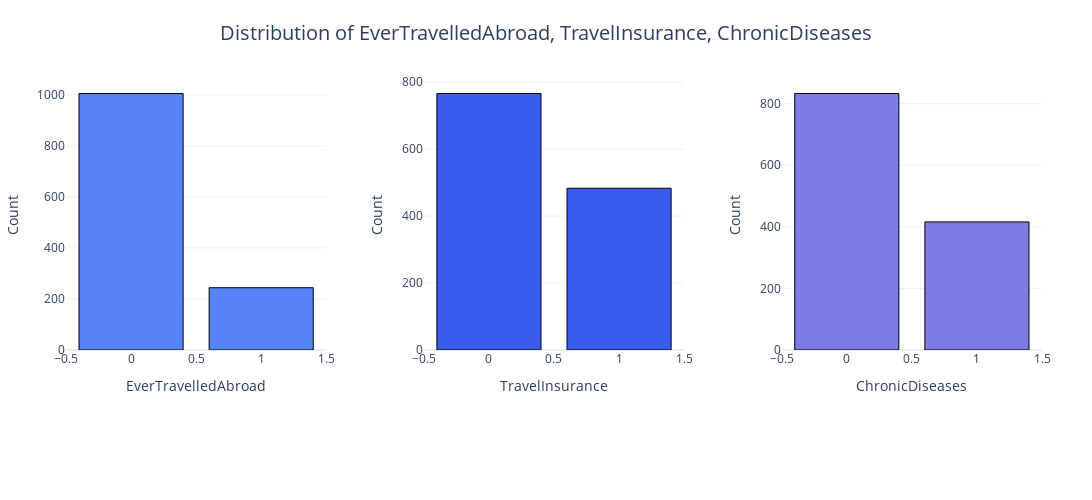

Here is the notebook cell this chart was saved with:
### Markdown cell above
**Employment Type**: The Private Sector/Self Employed group represents the majority of individuals in the dataset compared to the Government Sector. This difference in employment type could influence travel behavior and insurance decisions. Private sector employees and self-employed individuals may have different job stability, income levels, and travel patterns compared to government employees, which could impact their likelihood of purchasing travel insurance.

**Education Level**: The vast majority of individuals in the dataset are graduates, with around 1000 graduates compared to less than 200 non-graduates. This suggests that educational attainment could be a significant factor in understanding travel insurance decisions within this population. Graduates might have different travel habits, risk perceptions, and financial considerations that affect their inclination to purchase travel insurance compared to non-graduates.

**Travel Frequency**: Most individuals in the dataset are not frequent flyers, with around 800 non-frequent flyers compared to approximately 400 frequent flyers. Travel frequency could impact the likelihood of purchasing travel insurance, as those who travel more often may perceive a greater need for insurance coverage due to increased exposure to travel-related risks. Conversely, infrequent travelers might view travel insurance as less essential.

In summary, the dataset primarily consists of private sector/self-employed individuals, graduates, and non-frequent flyers. These characteristics could influence their travel insurance purchase decisions in different ways, such as through varying risk perceptions, travel patterns, and financial considerations associated with their employment type and education level. The relatively low proportion of frequent flyers suggests that travel frequency might not be the primary driver of insurance uptake in this particular dataset.

### Code cell
plot_combined_bar_charts(
    travel_df,
    categorical_features_two,
    save_path="images/combined_bar_charts2.png_chunk_1",
)

### Figure 1 — Plotly figure (JSON) as saved in the notebook; plotly's stock layout.template omitted (floating-point values rounded to 4 significant figures)
{"data": [{"marker": {"color": "#5684F7", "line": {"color": "#000000", "width": 1}}, "name": "EverTravelledAbroad", "type": "bar", "x": [0, 1], "xaxis": "x", "y": [1005, 244], "yaxis": "y"}, {"marker": {"color": "#3A5CED", "line": {"color": "#000000", "width": 1}}, "name": "TravelInsurance", "type": "bar", "x": [0, 1], "xaxis": "x2", "y": [766, 483], "yaxis": "y2"}, {"marker": {"color": "#7E7AE6", "line": {"color": "#000000", "width": 1}}, "name": "ChronicDiseases", "type": "bar", "x": [0, 1], "xaxis": "x3", "y": [833, 416], "yaxis": "y3"}], "layout": {"height": 500, "margin": {"b": 150, "l": 50, "r": 50, "t": 80}, "showlegend": false, "title": {"font": {"size": 20}, "text": "Distribution of EverTravelledAbroad, TravelInsurance, ChronicDiseases", "x": 0.5}, "width": 1200, "xaxis": {"anchor": "y", "domain": [0, 0.2667], "showticklabels": true, "title": {"font": {"size": 14}, "text": "EverTravelledAbroad"}}, "xaxis2": {"anchor": "y2", "domain": [0.3667, 0.6333], "showticklabels": true, "title": {"font": {"size": 14}, "text": "TravelInsurance"}}, "xaxis3": {"anchor": "y3", "domain": [0.7333, 1], "showticklabels": true, "title": {"font": {"size": 14}, "text": "ChronicDiseases"}}, "yaxis": {"anchor": "x", "domain": [0, 1], "title": {"font": {"size": 14}, "text": "Count"}}, "yaxis2": {"anchor": "x2", "domain": [0, 1], "title": {"font": {"size": 14}, "text": "Count"}}, "yaxis3": {"anchor": "x3", "domain": [0, 1], "title": {"font": {"size": 14}, "text": "Count"}}}}
